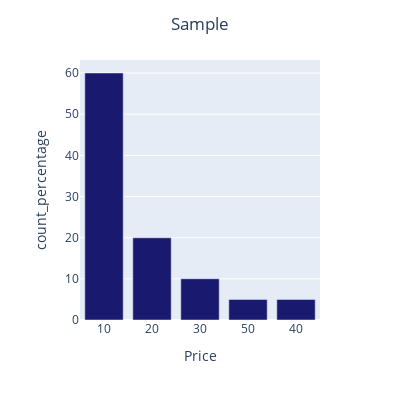

The notebook cell saved with this chart:
### Code cell
count_percentage_plot_by_column('Price','Sample','midnightblue')

### Figure 1 — Plotly figure (JSON) as saved in the notebook; plotly's stock layout.template omitted (floating-point values rounded to 4 significant figures)
{"data": [{"alignmentgroup": "True", "hovertemplate": "Price=%{x}<br>count_percentage=%{y}<extra></extra>", "legendgroup": "", "marker": {"color": "midnightblue", "pattern": {"shape": ""}}, "name": "", "offsetgroup": "", "orientation": "v", "showlegend": false, "textposition": "auto", "type": "bar", "x": ["10", "20", "30", "50", "40"], "xaxis": "x", "y": [60.01, 19.97, 10.02, 5, 5], "yaxis": "y"}], "layout": {"autosize": false, "barmode": "relative", "height": 400, "legend": {"tracegroupgap": 0}, "margin": {"t": 60}, "title": {"text": "Sample", "x": 0.5}, "width": 400, "xaxis": {"anchor": "y", "domain": [0, 1], "title": {"text": "Price"}}, "yaxis": {"anchor": "x", "domain": [0, 1], "title": {"text": "count_percentage"}}}}
